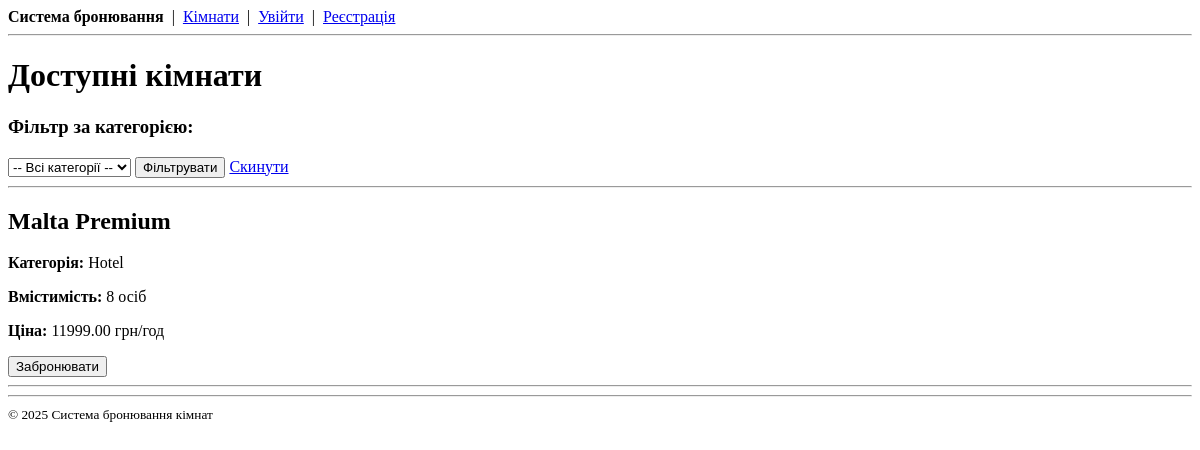
/, run on an earlier commit of the app's database.
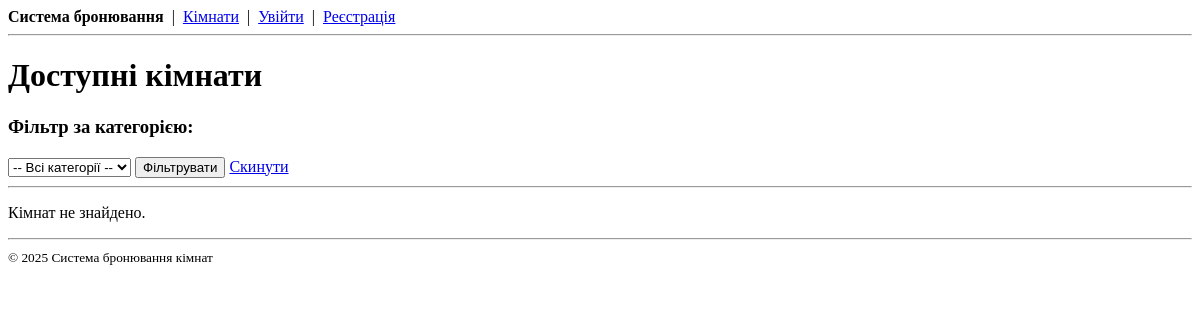
And on a later commit of the database.
### bookings/models.py (models this page shows, shortened)
class Room(models.Model):
    category = models.ForeignKey(
        RoomCategory, on_delete=models.SET_NULL, null=True,
        related_name='rooms', verbose_name="Категорія"
    )
    location = models.ForeignKey(
        Location, on_delete=models.SET_NULL, null=True, blank=True,
        related_name='rooms', verbose_name="Локація"
    )
    name = models.CharField(max_length=100, verbose_name="Назва кімнати/місця")
    capacity = models.PositiveIntegerField(verbose_name="Вмістимість")
    price = models.DecimalField(max_digits=10, decimal_places=2, verbose_name="Ціна")
    features = models.TextField(blank=True, verbose_name="Особливості (через кому)")
    class Meta:
        verbose_name = "Кімната"
        verbose_name_plural = "Кімнати"

class RoomCategory(models.Model):
    name = models.CharField(max_length=100, verbose_name="Назва категорії")
    description = models.TextField(blank=True, verbose_name="Опис")
    class Meta:
        verbose_name = "Категорія кімнати/місця"
        verbose_name_plural = "Категорії кімнат/місць"
    def __str__(self):
        return self.name

### bookings/views.py (the view)
# urls.py: path('', views.room_list, name='room_list'),
def room_list(request):
    category_id = request.GET.get('category')
    categories = RoomCategory.objects.all()
    if category_id:
        rooms = Room.objects.filter(category_id=category_id)
    else:
        rooms = Room.objects.all()
    return render(request, 'bookings/room_list.html', {
        'rooms': rooms,
        'categories': categories,
        'selected_category': category_id,
    })

### templates/bookings/room_list.html (shortened to what this page needs)
{% extends "bookings/base.html" %}
{% block content %}
<h1>Доступні кімнати</h1>
<h3>Фільтр за категорією:</h3>
<form method="get">
    <select name="category">
        <option value="">-- Всі категорії --</option>
    </select>
    <button type="submit">Фільтрувати</button>
    <a href="{% url 'room_list' %}">Скинути</a>
</form>
<hr>
{% if rooms %}
    {% for room in rooms %}
        <div>
            <h2>{{ room.name }}</h2>
            <p><strong>Категорія:</strong> {{ room.category }}</p>
            <p><strong>Вмістимість:</strong> {{ room.capacity }} осіб</p>
            <p><strong>Ціна:</strong> {{ room.price }} грн/год</p>
            <a href="{% url 'create_booking' room.id %}">
                <button>Забронювати</button>
            </a>
        </div>
        <hr>
    {% endfor %}
{% else %}
    <p>Кімнат не знайдено.</p>
{% endif %}
{% endblock %}

What changed in the data, as far as the page shows it:
removed Room: name "Malta Premium", category "Hotel", capacity "8", price "11999.00"
Also different on the page:
text now shown: "Кімнат не знайдено."
